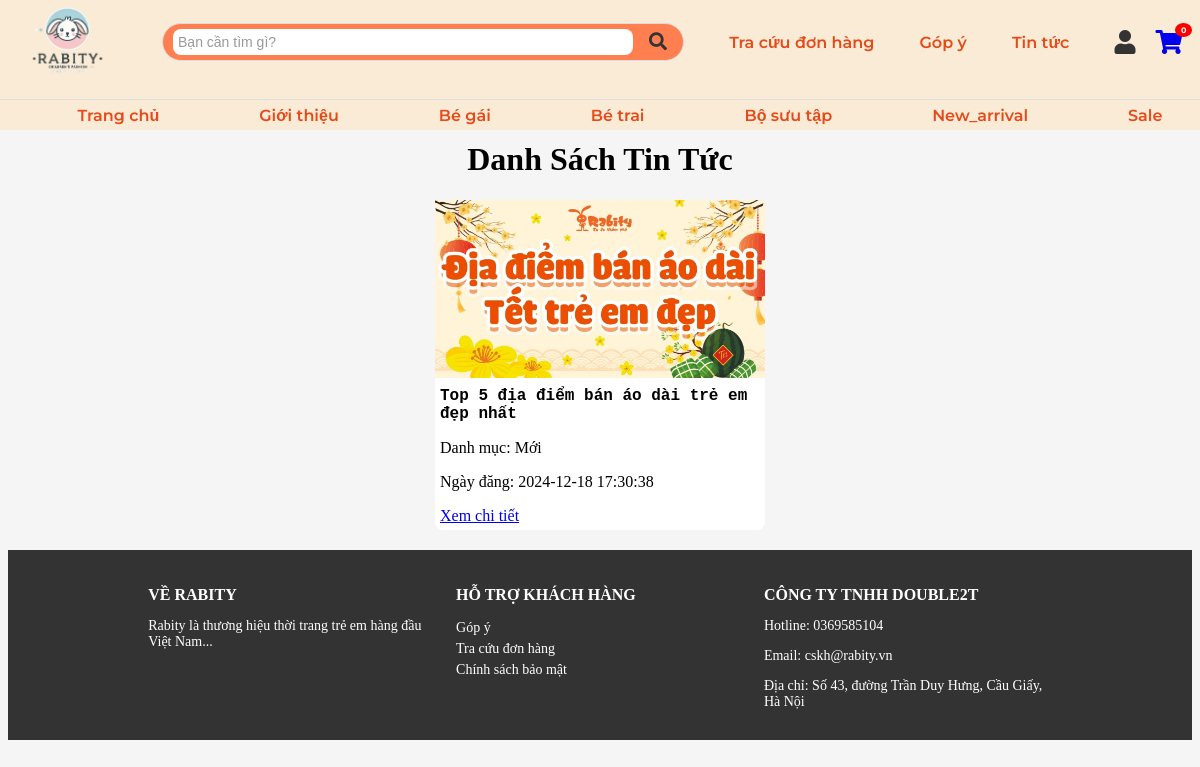
Page /Pages/News/new_list.php on the committed database.
### tables this page shows
CREATE TABLE `news` (
  `id` int(11) NOT NULL,
  `title` varchar(255) NOT NULL,
  `content` text NOT NULL,
  `created_at` timestamp NOT NULL DEFAULT current_timestamp(),
  `image` varchar(255) DEFAULT NULL,
  `post_date` timestamp NOT NULL DEFAULT current_timestamp(),
  `category` varchar(255) NOT NULL DEFAULT 'Khác'
);

### Pages/News/new_list.php (the view, shortened to what this page needs)
<?php
require("../../db.php");
$sql = "SELECT id, title, image, category, post_date FROM news ORDER BY post_date DESC";
$stmt = $pdo->query($sql);
$news_list = $stmt->fetchAll(PDO::FETCH_ASSOC);
?>
<!DOCTYPE html>
<html lang="vi">
<head>
    <link rel="stylesheet" href="../../css/new_list.css">
    <link rel="stylesheet" href="../../css/header.css">
    <link rel="stylesheet" href="../../css/footer.css">
</head>
<body>
    <?php include "../../header.php"; ?>
    <main>
        <h1>Danh Sách Tin Tức</h1>
        <div>
            <div class="container">
                <?php if (count($news_list) > 0): ?>
                    <div class="news-list">
                        <?php foreach ($news_list as $news): ?>
                            <div class="news-item">
                                <div class="news-image-container">
                                    <?php if (!empty($news['image'])): ?>
                                        <img src="../../uploads/news/<?php echo htmlspecialchars($news['image']); ?>" alt="Hình ảnh tin tức" class="news-image">
                                    <?php else: ?>
                                        <img src="../../uploads/news/default.jpg" alt="Hình ảnh mặc định" class="news-image">
                                    <?php endif; ?>
                                </div>
                                <div class="news-content">
                                    <h2 class="news-title"><?php echo htmlspecialchars($news['title']); ?></h2>
                                    <p class="news-category">Danh mục: <?php echo htmlspecialchars($news['category']); ?></p>
                                    <p class="news-date">Ngày đăng: <?php echo htmlspecialchars($news['post_date']); ?></p>
                                    <a href="news_detail.php?id=<?php echo $news['id']; ?>" class="news-link">Xem chi tiết</a>
                                </div>
                            </div>
                        <?php endforeach; ?>
                    </div>
                <?php else: ?>
                    <p>Hiện tại không có tin tức nào để hiển thị.</p>
                <?php endif; ?>
            </div>
        </div>
    </main>
    <?php include "../../footer.php"; ?>
</body>
</html>

### css/new_list.css (style rules this page uses)
body { margin-top: 120px; background-color: #f5f5f5; }
main { display: flex; width: 100%; align-items: center; flex-direction: column; }
.news-list { width: 330px; height: 330px; background-color: white; border-radius: 8px; margin-bottom: 20px; }

### rows in the picture
news: image (picture), title "Top 5 địa điểm bán áo dài trẻ em đẹp nhất", category "Mới", post_date "2024-12-18 17:30:38"

### other values in the picture
$cart_count "0"
$category_name "Bé gái"
$category_name "Bé trai"
$category_name "Bộ sưu tập"
$category_name "New_arrival"
$category_name "Sale"
